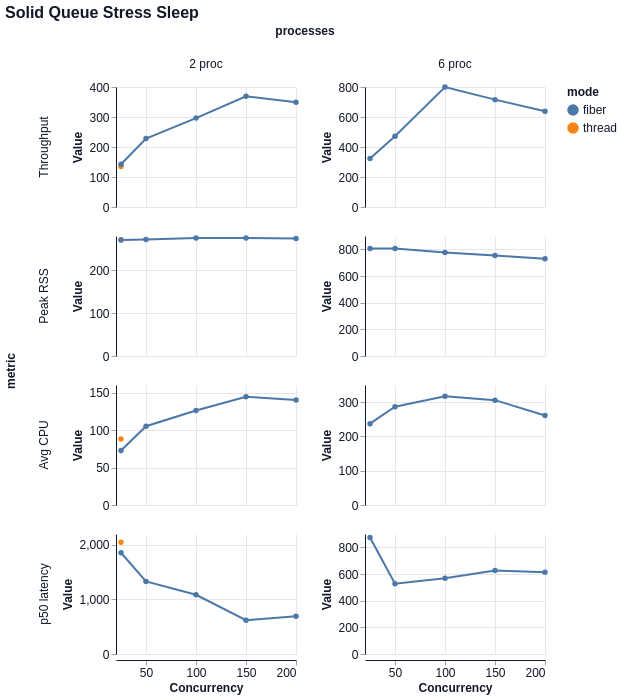

Describe this chart as a Vega-Lite specification.
### Vega-Lite specification from a JSON file in a GitHub repository (floating-point values rounded to 4 significant figures)
{"$schema": "https://vega.github.io/schema/vega-lite/v6.json", "title": "Solid Queue Stress Sleep", "width": 180, "height": 120, "data": {"values": [{"mode": "thread", "concurrency": 25, "processes": "2 proc", "metric": "Throughput", "value": 134.9, "unit": "jobs/s"}, {"mode": "thread", "concurrency": 25, "processes": "2 proc", "metric": "Peak RSS", "value": 271.3, "unit": "MB"}, {"mode": "thread", "concurrency": 25, "processes": "2 proc", "metric": "Avg CPU", "value": 87.9, "unit": "%"}, {"mode": "thread", "concurrency": 25, "processes": "2 proc", "metric": "p50 latency", "value": 2048.0, "unit": "ms"}, {"mode": "fiber", "concurrency": 25, "processes": "2 proc", "metric": "Throughput", "value": 142.7, "unit": "jobs/s"}, {"mode": "fiber", "concurrency": 25, "processes": "2 proc", "metric": "Peak RSS", "value": 270.7, "unit": "MB"}, {"mode": "fiber", "concurrency": 25, "processes": "2 proc", "metric": "Avg CPU", "value": 72.7, "unit": "%"}, {"mode": "fiber", "concurrency": 25, "processes": "2 proc", "metric": "p50 latency", "value": 1856.0, "unit": "ms"}, {"mode": "fiber", "concurrency": 50, "processes": "2 proc", "metric": "Throughput", "value": 228.2, "unit": "jobs/s"}, {"mode": "fiber", "concurrency": 50, "processes": "2 proc", "metric": "Peak RSS", "value": 272.1, "unit": "MB"}, {"mode": "fiber", "concurrency": 50, "processes": "2 proc", "metric": "Avg CPU", "value": 105.1, "unit": "%"}, {"mode": "fiber", "concurrency": 50, "processes": "2 proc", "metric": "p50 latency", "value": 1331.0, "unit": "ms"}, {"mode": "fiber", "concurrency": 100, "processes": "2 proc", "metric": "Throughput", "value": 296.3, "unit": "jobs/s"}, {"mode": "fiber", "concurrency": 100, "processes": "2 proc", "metric": "Peak RSS", "value": 275.5, "unit": "MB"}, {"mode": "fiber", "concurrency": 100, "processes": "2 proc", "metric": "Avg CPU", "value": 125.9, "unit": "%"}, {"mode": "fiber", "concurrency": 100, "processes": "2 proc", "metric": "p50 latency", "value": 1086.0, "unit": "ms"}, {"mode": "fiber", "concurrency": 150, "processes": "2 proc", "metric": "Throughput", "value": 368.9, "unit": "jobs/s"}, {"mode": "fiber", "concurrency": 150, "processes": "2 proc", "metric": "Peak RSS", "value": 275.2, "unit": "MB"}, {"mode": "fiber", "concurrency": 150, "processes": "2 proc", "metric": "Avg CPU", "value": 144.3, "unit": "%"}, {"mode": "fiber", "concurrency": 150, "processes": "2 proc", "metric": "p50 latency", "value": 619.8, "unit": "ms"}, {"mode": "fiber", "concurrency": 200, "processes": "2 proc", "metric": "Throughput", "value": 349.1, "unit": "jobs/s"}, {"mode": "fiber", "concurrency": 200, "processes": "2 proc", "metric": "Peak RSS", "value": 274.0, "unit": "MB"}, {"mode": "fiber", "concurrency": 200, "processes": "2 proc", "metric": "Avg CPU", "value": 140.0, "unit": "%"}, {"mode": "fiber", "concurrency": 200, "processes": "2 proc", "metric": "p50 latency", "value": 690.5, "unit": "ms"}, {"mode": "fiber", "concurrency": 25, "processes": "6 proc", "metric": "Throughput", "value": 323.8, "unit": "jobs/s"}, {"mode": "fiber", "concurrency": 25, "processes": "6 proc", "metric": "Peak RSS", "value": 806.1, "unit": "MB"}, {"mode": "fiber", "concurrency": 25, "processes": "6 proc", "metric": "Avg CPU", "value": 237.2, "unit": "%"}, {"mode": "fiber", "concurrency": 25, "processes": "6 proc", "metric": "p50 latency", "value": 874.0, "unit": "ms"}, {"mode": "fiber", "concurrency": 50, "processes": "6 proc", "metric": "Throughput", "value": 472.0, "unit": "jobs/s"}, {"mode": "fiber", "concurrency": 50, "processes": "6 proc", "metric": "Peak RSS", "value": 807.1, "unit": "MB"}, {"mode": "fiber", "concurrency": 50, "processes": "6 proc", "metric": "Avg CPU", "value": 286.5, "unit": "%"}, {"mode": "fiber", "concurrency": 50, "processes": "6 proc", "metric": "p50 latency", "value": 527.1, "unit": "ms"}, {"mode": "fiber", "concurrency": 100, "processes": "6 proc", "metric": "Throughput", "value": 799.5, "unit": "jobs/s"}, {"mode": "fiber", "concurrency": 100, "processes": "6 proc", "metric": "Peak RSS", "value": 776.6, "unit": "MB"}, {"mode": "fiber", "concurrency": 100, "processes": "6 proc", "metric": "Avg CPU", "value": 316.9, "unit": "%"}, {"mode": "fiber", "concurrency": 100, "processes": "6 proc", "metric": "p50 latency", "value": 567.3, "unit": "ms"}, {"mode": "fiber", "concurrency": 150, "processes": "6 proc", "metric": "Throughput", "value": 715.8, "unit": "jobs/s"}, {"mode": "fiber", "concurrency": 150, "processes": "6 proc", "metric": "Peak RSS", "value": 754.0, "unit": "MB"}, {"mode": "fiber", "concurrency": 150, "processes": "6 proc", "metric": "Avg CPU", "value": 305.8, "unit": "%"}, {"mode": "fiber", "concurrency": 150, "processes": "6 proc", "metric": "p50 latency", "value": 626.5, "unit": "ms"}, {"mode": "fiber", "concurrency": 200, "processes": "6 proc", "metric": "Throughput", "value": 638.2, "unit": "jobs/s"}, {"mode": "fiber", "concurrency": 200, "processes": "6 proc", "metric": "Peak RSS", "value": 729.3, "unit": "MB"}, {"mode": "fiber", "concurrency": 200, "processes": "6 proc", "metric": "Avg CPU", "value": 261.1, "unit": "%"}, {"mode": "fiber", "concurrency": 200, "processes": "6 proc", "metric": "p50 latency", "value": 614.0, "unit": "ms"}]}, "mark": {"type": "line", "point": true, "tooltip": true}, "encoding": {"x": {"field": "concurrency", "type": "quantitative", "title": "Concurrency"}, "y": {"field": "value", "type": "quantitative", "title": "Value"}, "color": {"field": "mode", "type": "nominal"}, "tooltip": [{"field": "mode", "type": "nominal"}, {"field": "concurrency", "type": "quantitative"}, {"field": "processes", "type": "nominal"}, {"field": "metric", "type": "nominal"}, {"field": "percentile", "type": "nominal"}, {"field": "value", "type": "quantitative"}], "row": {"field": "metric", "type": "nominal", "sort": ["Throughput", "Peak RSS", "Avg CPU", "p50 latency"]}, "column": {"field": "processes", "type": "nominal", "sort": null}}, "config": {"background": "white", "axis": {"labelFont": "Helvetica", "titleFont": "Helvetica", "labelFontSize": 12, "titleFontSize": 12, "labelColor": "#111827", "titleColor": "#111827", "domainColor": "#111827", "tickColor": "#9ca3af", "grid": true, "gridColor": "#e5e7eb"}, "header": {"labelFont": "Helvetica", "titleFont": "Helvetica", "labelFontSize": 12, "titleFontSize": 12, "labelColor": "#111827", "titleColor": "#111827"}, "legend": {"labelFont": "Helvetica", "titleFont": "Helvetica", "labelFontSize": 12, "titleFontSize": 12, "labelColor": "#111827", "titleColor": "#111827"}, "title": {"font": "Helvetica", "fontSize": 16, "anchor": "start", "color": "#111827"}, "view": {"stroke": null}}, "resolve": {"scale": {"y": "independent"}}}
